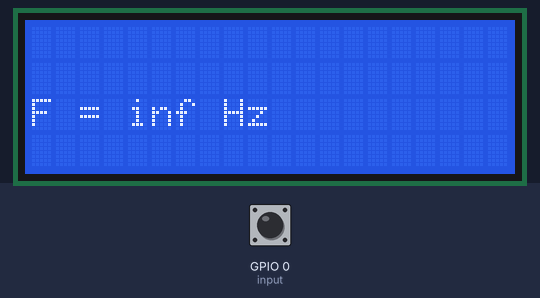
This sketch was run on a simulated ESP32. On the bench: 20×4 character LCD. Inputs (shaded band) come from the test bench; at power-on: GPIO 0 (input) HIGH.

Above: at 2.6 s.
2.7 s: GPIO 0 (input) pulsed LOW 2 times (0.12 s each, 0.3 s apart)
At 5.4 s:
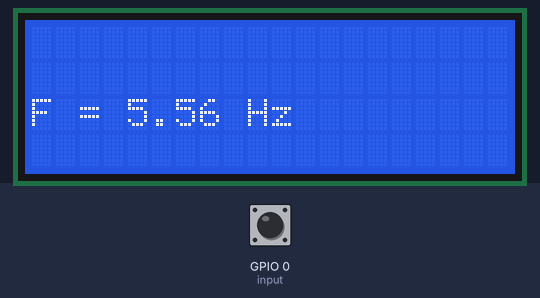
Timing chart, 0 to 6.9 s (numbered marks = the images above; inputs shaded):
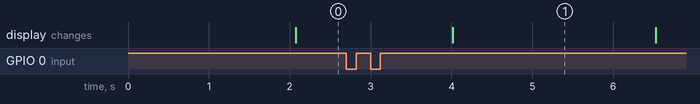

The sketch:

AC_220_V_Frequency_Counter.ino
```cpp
#include <LiquidCrystal_I2C.h>

int input = 0;
int high_time;
int low_time;
float time_period;
float frequency;

LiquidCrystal_I2C lcd (0x27,20,4);

void setup() {
  pinMode(input, INPUT);
  Wire.begin(5,4);
  lcd.init();
  lcd.backlight();
}

void loop() {
  high_time = pulseIn(input, HIGH);
  low_time = pulseIn(input, LOW);

  time_period = high_time + low_time;
  time_period = time_period / 1000;
  frequency = 1000 / time_period;

  lcd.clear();
  lcd.setCursor(0, 2);
  lcd.print("F = " + String(frequency, 2) + " Hz");
  delay(500);
}
```

Measured:
- after the input at 2.7 s, the display: changes after 1.3 s (image 1)
